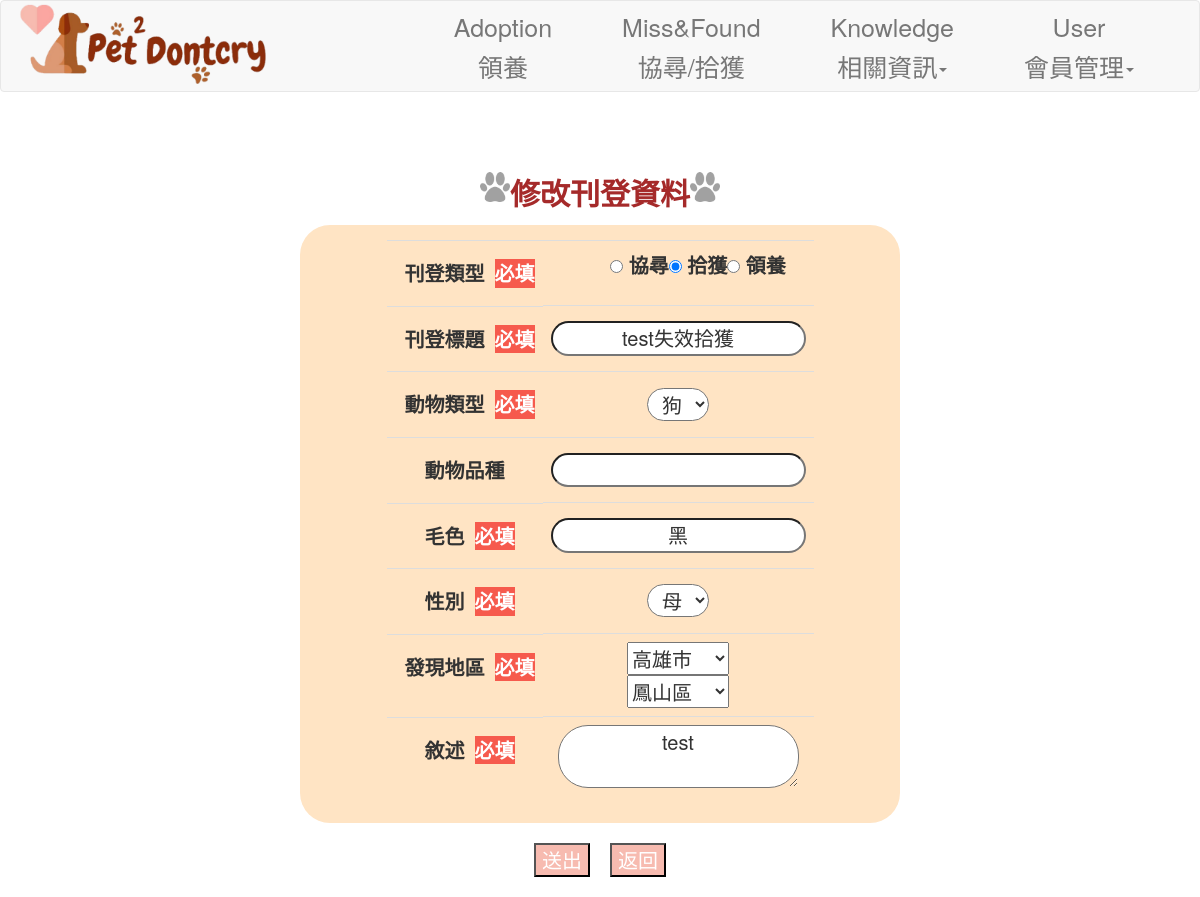
Page /user/edit_published/6 (signed in) on the earlier database version.
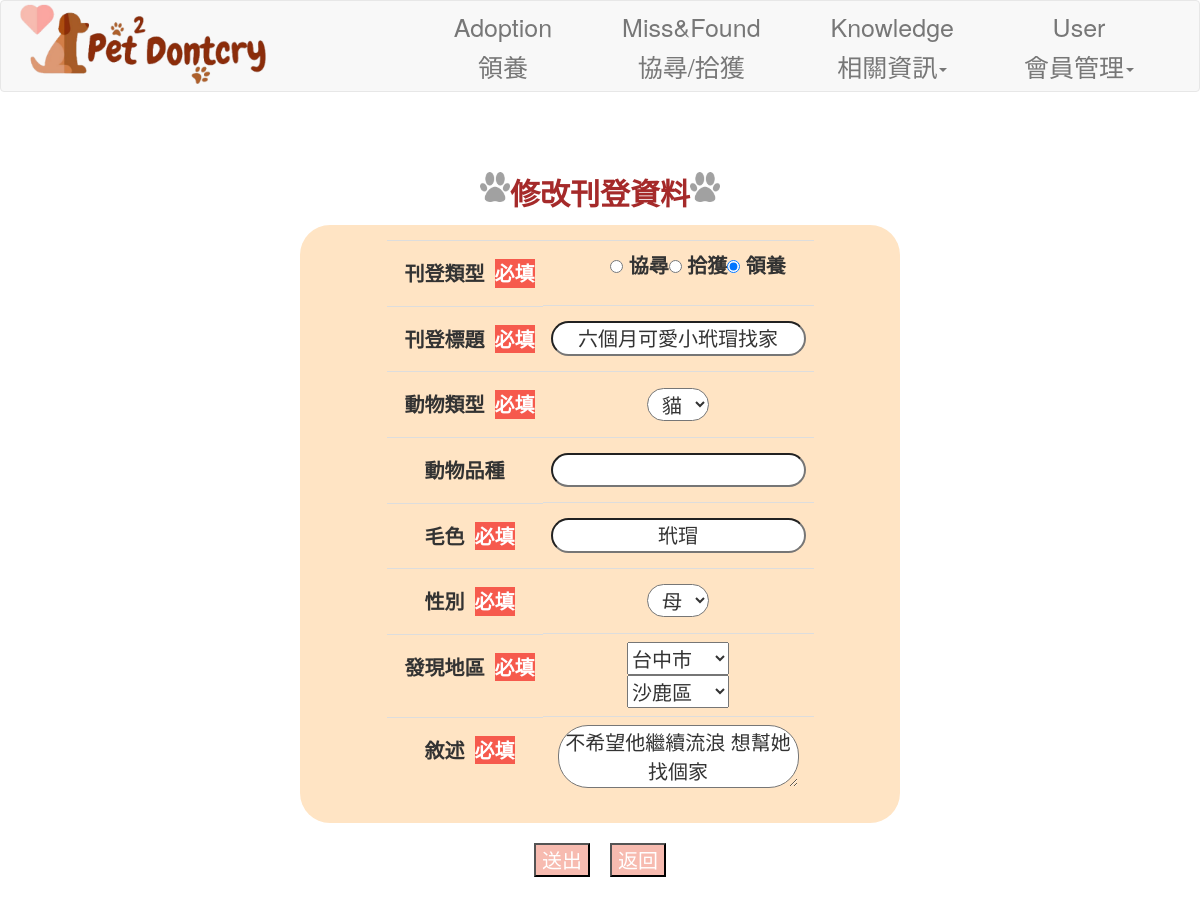
Same page on the later database version.
### app/models/user.py (models this page shows, shortened)
class published(db.Model):
    __tablename__ = 'published'
    PublishedID = db.Column('PublishedID', db.Integer, primary_key = True)
    UID = db.Column('UID',db.Integer,db.ForeignKey('user.UID'),nullable=False)
    title = db.Column('title', db.String(20), nullable=False)
    species = db.Column('species', db.String(10), nullable=False)
    fur = db.Column('fur', db.String(10), nullable=False)
    picture = db.Column('picture', db.String(20), nullable=False)
    time = db.Column('time', db.DateTime, default=datetime.now)
    update_time = db.Column(db.DateTime, onupdate=datetime.now,default=datetime.now)
    depiction = db.Column('depiction', db.Text)
    activate = db.Column('activate', db.Boolean, default=True)
    variety = db.Column('variety', db.String(10))
    type = db.Column('type',db.Integer, nullable=False)
    sex = db.Column('sex',db.Integer)
    county = db.Column('county', db.String(10), nullable=False)
    district = db.Column('district', db.String(10), nullable=False)

### app/views/userView.py (the view, shortened to what this page needs)
@user_views.route('/user/edit_published/<int:PublishedID>', methods=['GET', 'POST'])
@login_required
def edit_publshed(PublishedID):
    users = get_user_data(current_user.ID)
    from ..models import published
    Publishing = published.query.filter_by(PublishedID=PublishedID).first_or_404()
    form = FormeditPublished()
    print( form.validate_on_submit())
    print( form.validate())
    print( form.is_submitted())
    form.title.data = Publishing.title
    form.species.data = Publishing.species
    form.fur.data = Publishing.fur
    form.depiction.data = Publishing.depiction
    form.sex.data = str(Publishing.sex)
    form.county.data=Publishing.county
    form.district.data=Publishing.district
    form.variety.data = Publishing.variety
    form.type.data = str(Publishing.type)
    return render_template('user_postlist.html', form=form, type='edit',PublishedID=PublishedID)

### app/form/publishedForm.py
class FormeditPublished(FlaskForm):
    type = RadioField('刊登類型',
    choices=[('1','協尋'),('2','拾獲'),('3','領養')],
    validators=[InputRequired()])
    title = StringField('刊登標題', validators=[
        validators.DataRequired(),
        validators.Length(0, 20)
    ])
    species = SelectField('寵物類型', validators=[
        validators.DataRequired()
        ], choices=[('dog', '狗'), ('cat', '貓'),('other','其它')]
    )
    fur = StringField('毛色', validators=[
        validators.DataRequired(),
        validators.Length(0, 10)
    ])
    county = SelectField('縣市', validate_choice=False, choices=[]
    )
    district = SelectField('區域', validate_choice=False, choices=[]
    )
    variety = StringField('寵物品種', validators=[
        validators.Length(0, 10)
    ])
    sex = SelectField('寵物性別', validators=[
        validators.DataRequired()
     ], choices=[('1', '母'), ('0', '公'),('2','未知')])
    depiction = TextAreaField('敘述', validators=[
        validators.Length(0, 300)
    ])
    submit = SubmitField('送出')

### app/controllers/userController.py (called while the page is built)
def get_user_data(ID):
    return user.query.filter_by(ID=ID).first()

### app/templates/user_postlist.html (shortened to what the changed rows need)
<!DOCTYPE html>
{% extends "base.html" %}
{% import "bootstrap/wtf.html" as wtf %}
{% block content %}
<head>
    <link rel="stylesheet" href="{{ url_for('static', filename='css/user_postlist.css') }}">
</head>
<body background="{{ url_for('static', filename='img/first-page.jpg') }}"
    style="background-size: cover; font-size: 2rem;">
    {% if type == 'add' %}
    <div class="Title_img mb-total" style="margin-top: 5%;">
        <div class="Title_img">
            <img src="{{ url_for('static', filename='img/dog-footprints.png') }}" width="30" height="30">
            <div class="Title font-B"> 我要刊登 </div>
            <img src="{{ url_for('static', filename='img/dog-footprints.png') }}" width="30" height="30">
        </div>
    </div>
    <form method="post" action="/user/addpublished" enctype="multipart/form-data">
        <div class="a">
            <div class="bg-table rounded-table h-100 p-4 mb-4 w-80 dis">
                <table class="table" style="font-size: 2rem;">
                    <tbody class="thead">
                        <tr>
                            <td scope="row" class="font-B table-title">
                                <div class="mb-total">刊登類型</div>
                                <div class="text-warn">必填</div>
                            </td>
                            <td id="table-dis">
                                <input type="radio" name="post_type" value="1" checked>協尋
                                <input type="radio" name="post_type" value="2">拾獲
                                <input type="radio" name="post_type" value="3">領養
                            </td>
                        </tr>
                        <tr>
                            <td scope="row" class="font-B table-title">
                                <div class="mb-total">刊登標題</div>
                                <div class="text-warn">必填</div>
                            </td>
                            <td id="table-dis">
                                <input type="text" id="fname" name="title" value="" maxlength="10" required><br>
                            </td>
                        </tr>
                        <tr>
                            <td scope="row" class="font-B table-title">
                                <div class="mb-total">動物類型</div>
                                <div class="text-warn">必填</div>
                            </td>
                            <td id="table-dis">
                                <select name="pets_type" class="rounded-table input-select" style="width: 80%; margin: 0.5rem;" required>
                                    <option value="cat">貓</option>
                                    <option value="dog">狗</option>
                                    <option value="other">其他</option>
                                </select>
                            </td>
                        </tr>
                        <tr>
                            <td scope="row" class="font-B table-title">
                                <div class="mb-total">動物品種</div>
                            </td>
                            <td id="table-dis">
                                <input type="text" id="fname" name="variety" value="" maxlength="10" ><br>
                            </td>
                        </tr>
                        <tr>
                            <td scope="row" class="font-B table-title">
                                <div class="mb-total">毛色</div>
                                <div class="text-warn">必填</div>
                            </td>
                            <td id="table-dis">
                                <input type="text" id="fname" name="fur" value="" maxlength="10" required><br>
                            </td>
                        </tr>
                        <tr>
                            <td scope="row" class="font-B table-title">
                                <div class="mb-total">性別</div>
                                <div class="text-warn">必填</div>
                            </td>
                            <td id="table-dis">
                                <select name="pet_sex" class="rounded-table input-select" style="width: 80%; margin: 0.5rem; ">
                                    <option value=0>公</option>
                                    <option value=1>母</option>
                                    <option value=2>未知</option>
                                </select>
                            </td>
                        </tr>
                        <tr>
                            <td scope="row" class="font-B table-title">
                                <div class="mb-total">發現地區</div>
                                <div class="text-warn">必填</div>
                            </td>
                            <td id="table-dis">
                                <div style="display: flex; flex-wrap:wrap; justify-content: center;">
                                    <div class="city-selector">
                                        <div>
                                          <select class="county" ></select>
                                        </div>
                                        <div>
                                          <select class="district" ></select>
                                        </div>
                                    </div>
                                </div>
                            </td>
                        </tr>
                        <tr>
                            <td scope="row" class="font-B table-title">
                                <div class="mb-total">敘述</div>
                                <div class="text-warn">必填</div>
                            </td>
                            <td id="table-dis">
                                <input type="text" id="fname" name="depiction" value="" maxlength="20" required><br>
                            </td>
                        </tr>
                        <tr>
                            <td scope="row" class="font-B table-title">
                                <div class="mb-total">照片</div>
                                <div class="text-warn">必填</div>
                            </td>
                            <td id="table-dis">
                                <input type="file" name="file" class="form-control" autocomplete="off" required>
                            </td>
                        </tr>
                    </tbody>
                </table>
            </div>
        </div>
        <div class="mb-4 button-dis">
            <input type="submit" value="送出" class="button-update mb-total">
            <input type="button" class="button-update mb-total" value="返回" onclick="history.back()">
        </div>
    </form>
    {% elif type == 'edit' %}
    <div class="Title_img mb-total" style="margin-top: 5%;">
        <div class="Title_img">
            <img src="{{ url_for('static', filename='img/dog-footprints.png') }}" width="30" height="30">
            <div class="Title font-B"> 修改刊登資料 </div>
            <img src="{{ url_for('static', filename='img/dog-footprints.png') }}" width="30" height="30">
        </div>
    </div>
    <form method="post" action="/user/edit_published/{{PublishedID}}" enctype="multipart/form-data">
        <div class="a">
            <div class="bg-table rounded-table h-100 p-4 mb-4 w-80 dis">
                <table class="table" style="font-size: 2rem;">
                    <tbody class="thead">
                        <tr>
                            <td scope="row" class="font-B table-title">
                                <div class="mb-total">刊登類型</div>
                                <div class="text-warn">必填</div>
                            </td>
                            <td id="table-dis">
                                {{form.type(class='input-radio',style='list-style-type: none; display: flex;
                                justify-content: center;')}}
                            </td>
                        </tr>
                        <tr>
                            <td scope="row" class="font-B table-title">
                                <div class="mb-total">刊登標題</div>
                                <div class="text-warn">必填</div>
                            </td>
                            <td id="table-dis">
                                {{form.title(class='input-text')}}
                            </td>
                        </tr>
                        <tr>
                            <td scope="row" class="font-B table-title">
                                <div class="mb-total">動物類型</div>
                                <div class="text-warn">必填</div>
                            </td>
                            <td id="table-dis">
                                {{form.species(class='input-text')}}
                            </td>
                        </tr>
                        <tr>
                            <td scope="row" class="font-B table-title">
                                <div class="mb-total">動物品種</div>
                            </td>
                            <td id="table-dis">
                                {{form.variety(class='input-text')}}
                            </td>
                        </tr>
                        <tr>
                            <td scope="row" class="font-B table-title">
                                <div class="mb-total">毛色</div>
                                <div class="text-warn">必填</div>
                            </td>
                            <td id="table-dis">
                                {{form.fur(class='input-text')}}
                            </td>
                        </tr>
                        <tr>
                            <td scope="row" class="font-B table-title">
                                <div class="mb-total">性別</div>
                                <div class="text-warn">必填</div>
                            </td>
                            <td id="table-dis">
                                {{form.sex(class='input-text')}}
                            </td>
                        </tr>
                        <tr>
                            <td scope="row" class="font-B table-title">
                                <div class="mb-total">發現地區</div>
                                <div class="text-warn">必填</div>
                            </td>
                            <td id="table-dis">
                                <div class="city-selector">
                                    <div>
                                      <select class="county" data-value={{form.county.data}}></select>
                                    </div>
                                    <div>
                                      <select class="district" data-value={{form.district.data}}></select>
                                    </div>
                                  </div>
                            </td>
                        </tr>
                        <tr>
                            <td scope="row" class="font-B table-title">
                                <div class="mb-total">敘述</div>
                                <div class="text-warn">必填</div>
                            </td>
                            <td id="table-dis">
                                {{form.depiction(class='input-text')}}
                            </td>
                        </tr>
                    </tbody>
                </table>
            </div>
        </div>
        <div class="mb-4 button-dis">
            {{form.submit(class='button-update mb-total')}}
            <input type="button" class="button-update mb-total" value="返回" onclick="history.back()">
        </div>
    </form>
    {% endif %}
</body>
{% endblock content %}

Differences in the rows shown:
changed published: type "☐ 協尋 ☑ 拾獲 ☐ 領養" → "☐ 協尋 ☐ 拾獲 ☑ 領養"; title "test失效拾獲" → "六個月可愛小玳瑁找家"; species "狗" → "貓"; fur "黑" → "玳瑁"; county "高雄市" → "台中市"; district "鳳山區" → "沙鹿區"; depiction "test" → "不希望他繼續流浪 想幫她找個家"
